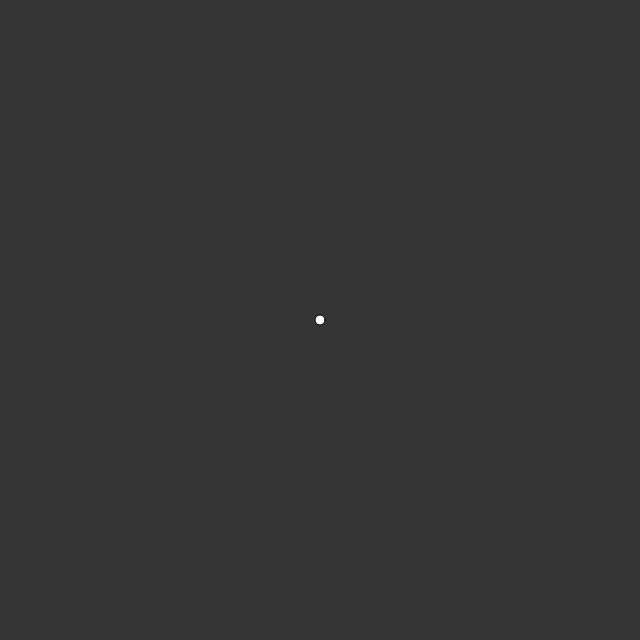
Frame 1 (no input)
Frame 60 (no input): identical to frame 1, image omitted
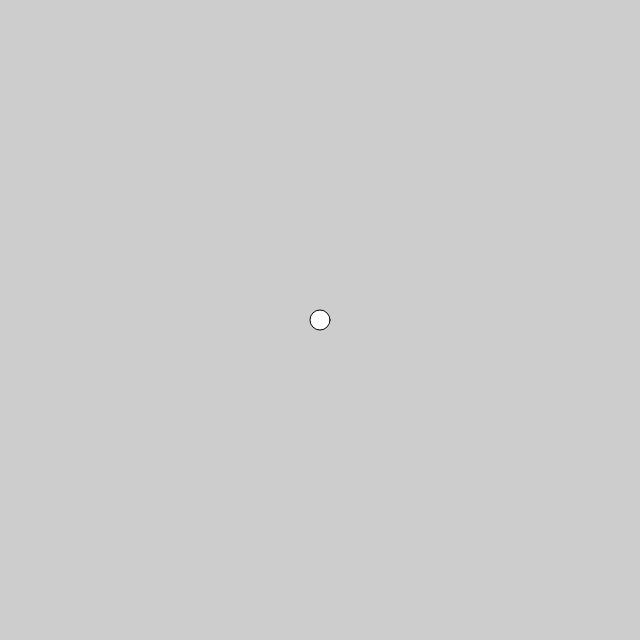
Frame 120 (the mouse pressed at the canvas centre since frame 60)

The p5.js sketch that drew these frames (run headless with seeded random() and noise() and a simulated clock; from frame 60 on, the mouse is pressed at the canvas centre):

// p5.js sketch
// ── sketch.js
var cnv;
var d;
var g;
var r;
var b;

function setup() {
  cnv = createCanvas(640, 640);
  cnv.mousePressed(changebg); // attach listener for
                                // canvas click only
  d = 10;
  r = random(255);
  g = random(255);
  b = random(255);
}

function draw() {
  background(g);
  ellipse(width/2, height/2, d, d);
}

// this function fires with any click anywhere
function mousePressed() {
  d = d + 10;
}

// this function fires only when cnv is clicked
function changebg() {
  r = random(255);
  g = random(255);
  b = random(255);
}
